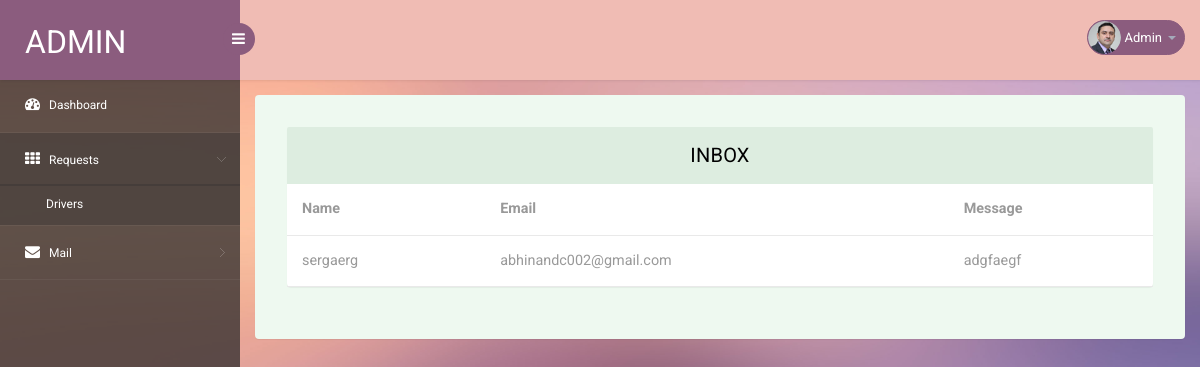
/inbox_messages, run on the app's committed database.
### app1/models.py (models this page shows, shortened)
class customer_message(models.Model):
    Name=models.CharField(max_length=30)
    Email=models.CharField(max_length=50)
    Message=models.CharField(max_length=1000)

### app1/views.py (the view)
# urls.py: path('inbox_messages', views.inbox_messages),
def inbox_messages(request):
    x=customer_message.objects.all()
    return render(request,'inbox.html',{'messages':x})

### template/inbox.html (shortened to what this page needs)
<!DOCTYPE html>
{% load static %}
<head>
<link rel="stylesheet" href="{% static 'css/bootstrap.min.css' %}" >
<link href="{% static 'css/style7.css' %}" rel='stylesheet' type='text/css' />
<link href="{% static 'css/style-responsive.css' %}" rel="stylesheet"/>
<link rel="stylesheet" href="{% static 'css/font.css' %}" type="text/css"/>
<link href="{% static 'css/font-awesome.css' %}" rel="stylesheet">
</head>
<body>
<section id="container">
<header class="header fixed-top clearfix">
<div class="brand">
    <a href="driverhome" class="logo">
        Admin
    </a>
    <div class="sidebar-toggle-box">
        <div class="fa fa-bars"></div>
    </div>
</div>
<div class="top-nav clearfix">
    <ul class="nav pull-right top-menu">
        <li class="dropdown">
            <a data-toggle="dropdown" class="dropdown-toggle" href="#">
                <img alt="" src="{% static 'images/2.png' %}">
                <span class="username">Admin</span>
                <b class="caret"></b>
            </a>
        </li>
    </ul>
</div>
</header>
<aside>
    <div id="sidebar" class="nav-collapse">
        <div class="leftside-navigation">
            <ul class="sidebar-menu" id="nav-accordion">
                <li>
                    <a href="adminhome">
                        <i class="fa fa-dashboard"></i>
                        <span>Dashboard</span>
                    </a>
                </li>
                <li class="sub-menu">
                    <a class="active" href="javascript:;">
                        <i class="fa fa-th"></i>
                        <span>Requests</span>
                    </a>
                    <ul class="sub">
                        <li><a class="active" href="table">Drivers</a></li>
                    </ul>
                </li>
                <li class="sub-menu">
                    <a href="javascript:;">
                        <i class="fa fa-envelope"></i>
                        <span>Mail </span>
                    </a>
                </li>
            </ul>            </div>
    </div>
</aside>
<section id="main-content">
	<section class="wrapper">
		<div class="table-agile-info">
 <div class="panel panel-default">
    <div class="panel-heading">
     Inbox
    </div>
    <div>
      <table class="table" ui-jq="footable" ui-options='{
        "paging": {
          "enabled": true
        },
        "filtering": {
          "enabled": true
        },
        "sorting": {
          "enabled": true
        }}'>
        <thead>
          <tr>
            <th>Name</th>
              <th>Email</th>
            <th>Message</th>
          </tr>
        </thead>
          <form action="" method="post">
        <tbody>
         {% for i in messages %}
            <td>{{i.Name}}</td>
            <td>{{i.Email}}</td>
              <td>{{i.Message}}</td>
        {% endfor %}
        </tbody>
          </form>
      </table>
    </div>
  </div>
</div>
</section>
</section>
</section>
</body>
</html>

### data on the page
customer_message: Name "sergaerg", Email "abhinandc002@gmail.com", Message "adgfaegf"
